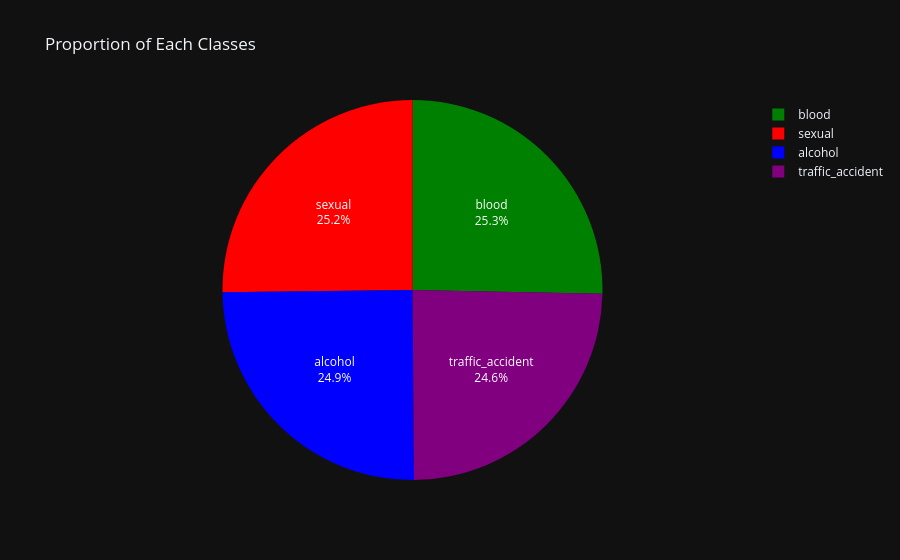

The notebook cell this image was saved under:
### Code cell
fig = go.Figure(data=[go.Pie(
    labels=class_names,
    values=train_counts,
    textinfo='percent+label',
    marker=dict(colors=['blue', 'green', 'red', 'purple']),
)])

fig.update_layout(
    title="Proportion of Each Classes",
    template="plotly_dark",
)

fig.show()

### Figure 1 — Plotly figure (JSON) as saved in the notebook; plotly's stock layout.template omitted (floating-point values rounded to 4 significant figures)
{"data": [{"labels": ["alcohol", "blood", "sexual", "traffic_accident"], "marker": {"colors": ["blue", "green", "red", "purple"]}, "textinfo": "percent+label", "values": [399, 405, 403, 393], "type": "pie"}], "layout": {"title": {"text": "Proportion of Each Classes"}}}
